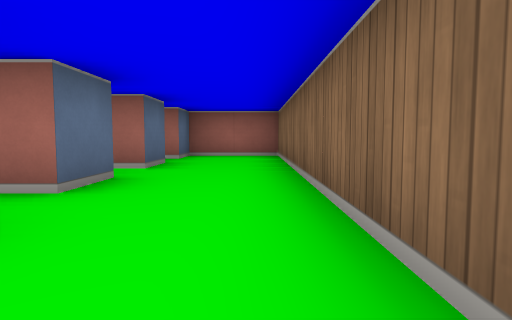
view 1 (above)

24 first-person views from a walk through a cub3D maze. The camera is about half as high as the walls, tilts 4° down and sees 75° across. The floor is counted in squares. Each view is taken from the middle of a square. On the plan, view 1 faces up. The plan holds only what a view shows up to about 9 squares ahead; the rest is blank.

view 2
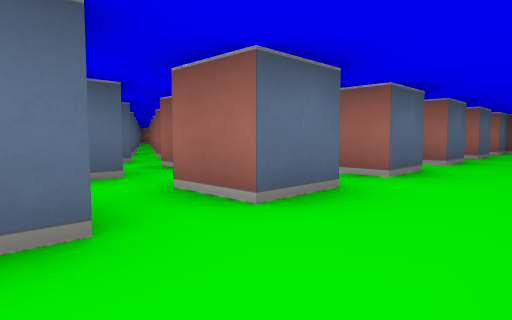

view 3
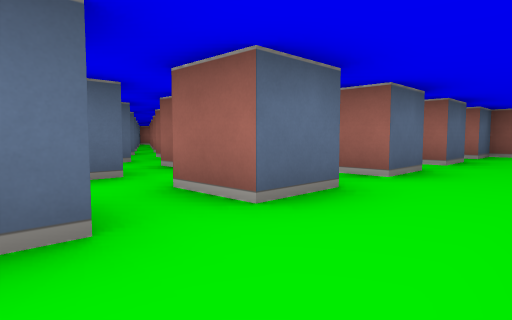

view 4
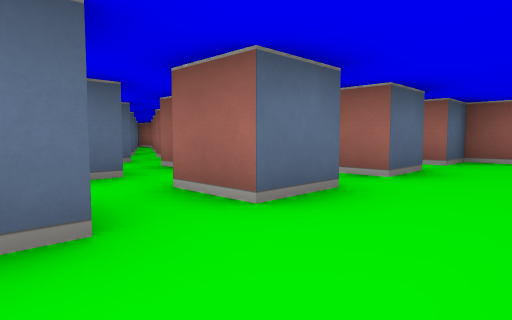

view 5
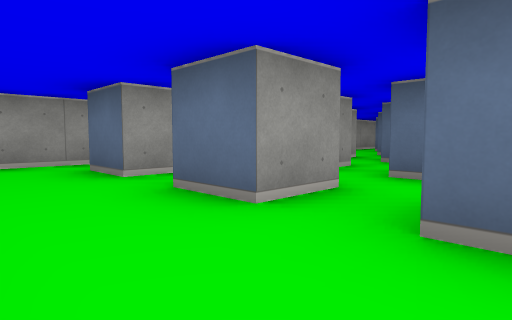

view 6
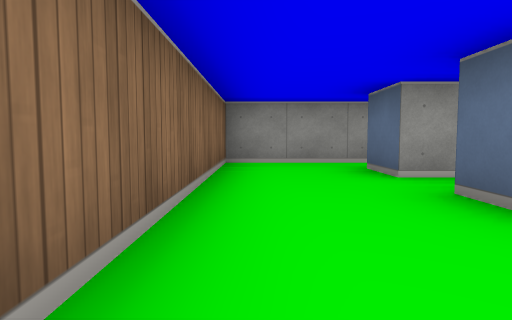

view 7
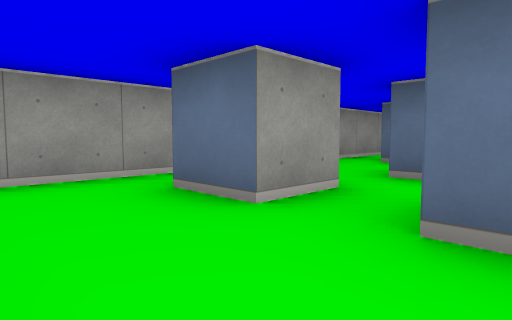

view 8
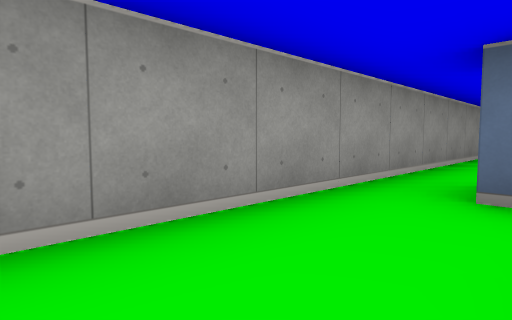

view 9
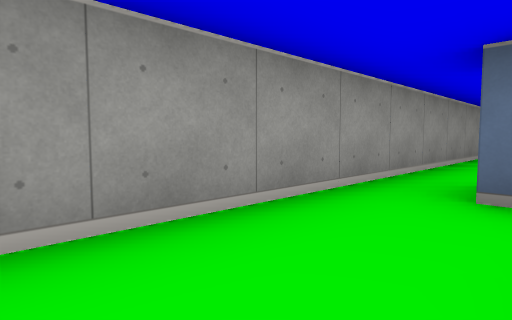

view 10
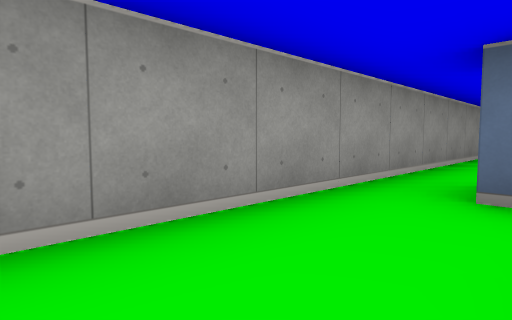

view 11
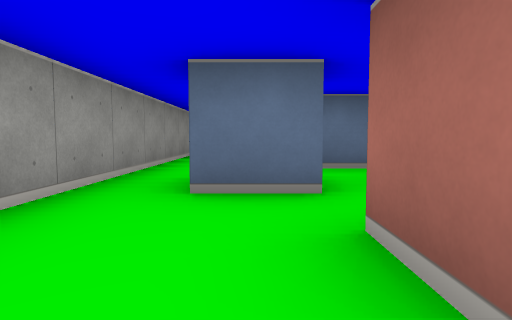

view 12
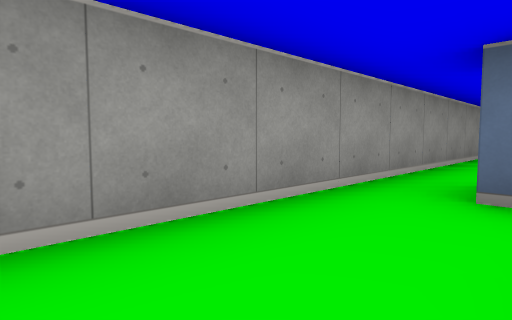

view 13
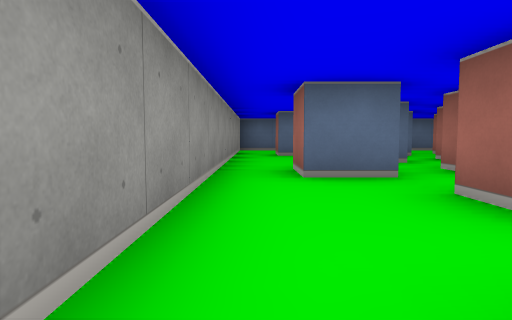

view 14
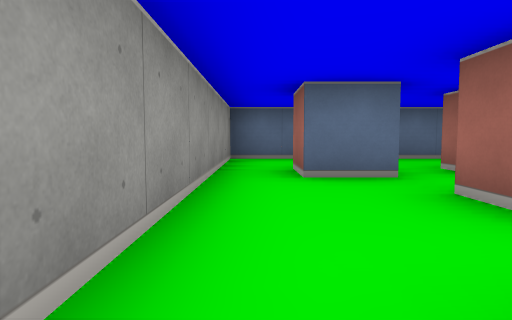

view 15
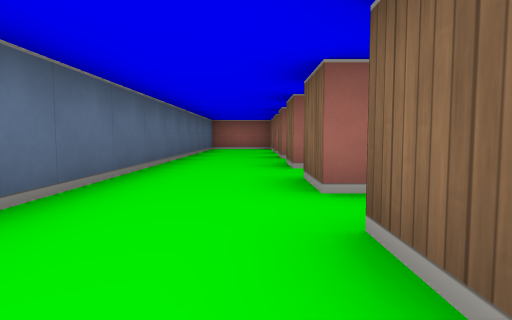

view 16
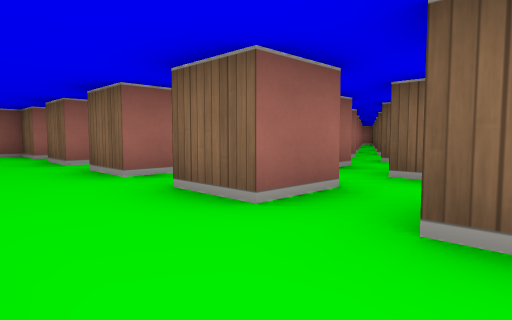

view 17
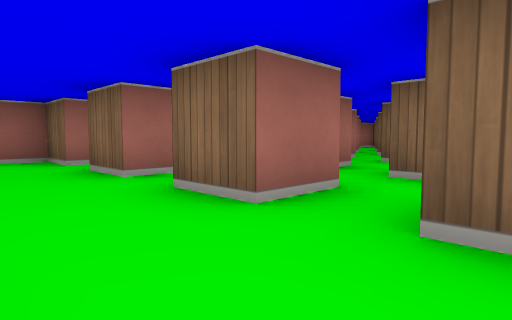

view 18
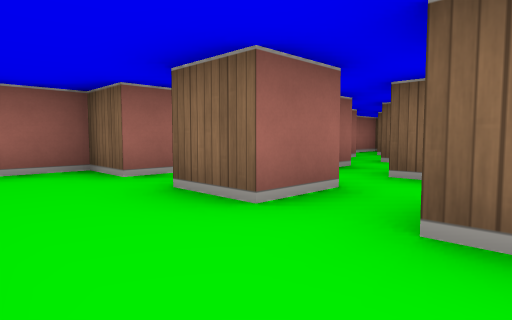

view 19
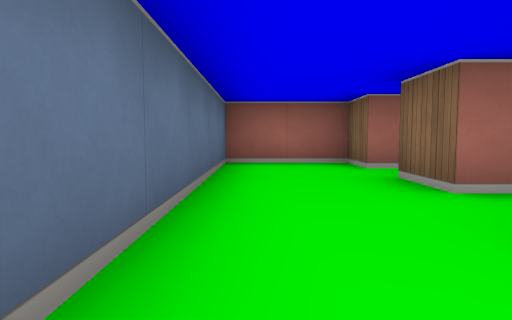

view 20
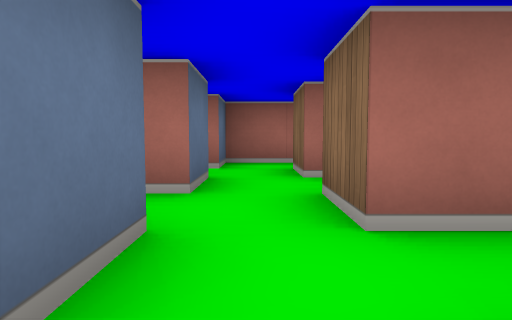

view 21
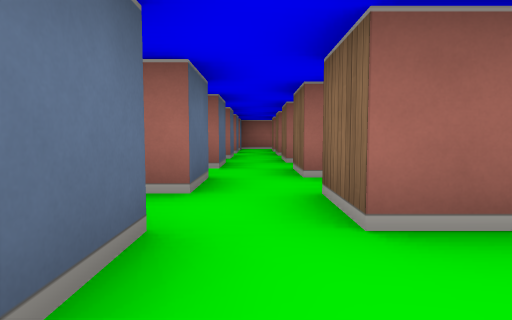

view 22
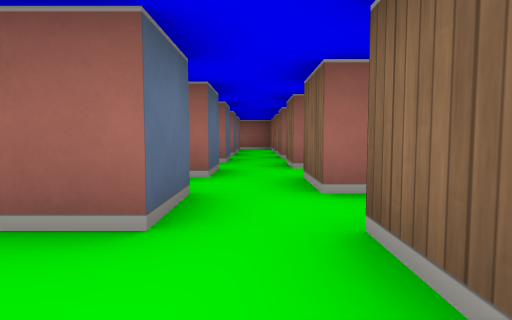

view 23
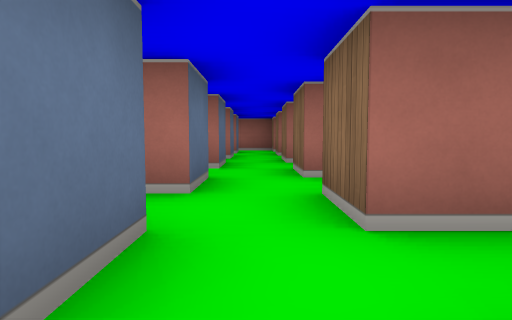

view 24
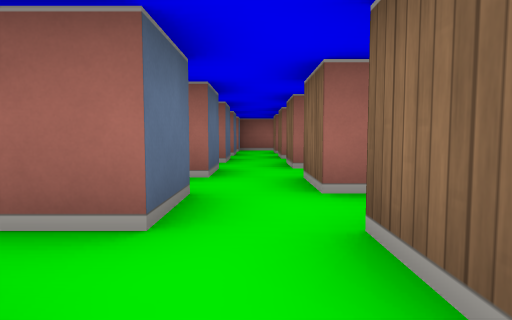

### Floor plan
Key: @ floor where view 1 was taken; # wall or solid block; . floor.
Columns run from 29 left of view 1 to 1 right of it. Each row starts with its distance up from view 1.
  8 ######                     ####
  7 #..#.. #..                 #..#
  6 #....#...#. .#             ...#
  5 #..#...#...#.        ..#   #..#
  4 #....#...#...#       #...# ...#
  3 #..#...#...#..       ..#...#..#
  2 #....#...#...#       #...#....#
  1 #..#...#...#..       ..#...#..#
  0 #....#...#...#       #...#...@#
 -1 #..#...#...#..         #...#..#
 -2 #....#...#...#...#   #...#....#
 -3 #..#...#...#...#...#...#...#..#
 -4 #.............................#
 -5 ###############################

Where each view was taken, in squares from view 1:
view 1: 0 up, 0 right, facing up
view 2: 3 down, 0 right, facing up-left
view 3: 1 down, 0 right, facing up-left
view 4: 1 up, 0 right, facing up-left
view 5: 1 up, 0 right, facing down-left
view 6: 1 up, 0 right, facing down
view 7: 1 down, 0 right, facing down-left
view 8: 3 down, 3 left, facing down-left
view 9: 3 down, 7 left, facing down-left
view 10: 3 down, 11 left, facing down-left
view 11: 3 down, 11 left, facing left
view 12: 3 down, 15 left, facing down-left
view 13: 4 down, 18 left, facing left
view 14: 4 down, 22 left, facing left
view 15: 4 down, 27 left, facing up
view 16: 1 down, 28 left, facing up-right
view 17: 1 up, 28 left, facing up-right
view 18: 3 up, 28 left, facing up-right
view 19: 2 up, 28 left, facing up
view 20: 2 up, 25 left, facing up
view 21: 4 down, 21 left, facing up
view 22: 4 down, 19 left, facing up
view 23: 3 down, 19 left, facing up
view 24: 3 down, 17 left, facing up
